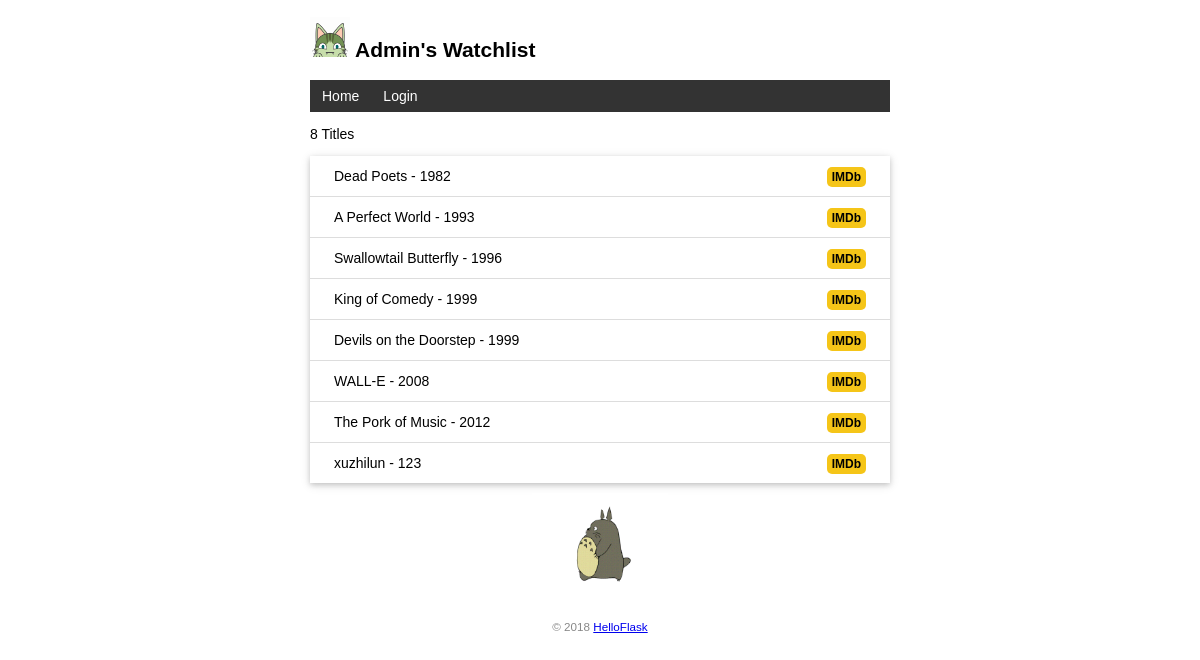
The page / on the database its author committed.
### app.py (models this page shows, shortened)
class User(db.Model, UserMixin):
    id = db.Column(db.Integer, primary_key=True)
    name = db.Column(db.String(20))
    username = db.Column(db.String(20))  # 用户名
    password_hash = db.Column(db.String(128))  # 密码散列值

class Movie(db.Model):  # 表名将会是 movie
    id = db.Column(db.Integer, primary_key=True)  # 主键
    title = db.Column(db.String(60))  # 电影标题
    year = db.Column(db.String(4))  # 电影年份

### app.py (the view, shortened to what this page needs)
@app.route('/', methods=['GET', 'POST'])
def index():
    movies = Movie.query.all()
    return render_template('index.html', movies=movies)

### app.py (called while the page is built)
@app.context_processor
def inject_user():
    user = User.query.first()
    return dict(user=user)

### templates/index.html (shortened to what this page needs)
{% extends 'base.html' %}
{% block content %}
<p>{{ movies|length }} Titles</p>
<ul class="movie-list">
    {% for movie in movies %}
    <li>{{ movie.title }} - {{ movie.year }}
        <span class="float-right">
            <a class="imdb" href="https://www.imdb.com/find?q={{ movie.title }}" target="_blank" title="Find this movie on IMDb">IMDb</a>
        </span>
    </li>
    {% endfor %}
</ul>
<img alt="Walking Totoro" class="totoro" src="{{ url_for('static', filename='images/totoro.gif') }}" title="to~to~ro~">
{% endblock %}

### templates/base.html (shortened to what this page needs)
<!DOCTYPE html>
<html lang="en">
<head>
    {% block head %}
    <link rel="stylesheet" href="{{ url_for('static', filename='style.css') }}" type="text/css">
    {% endblock %}
</head>
<body>
    <h2>
        <img alt="Avatar" class="avatar" src="{{ url_for('static', filename='images/avatar.png') }}">
        {{ user.name }}'s Watchlist
    </h2>
    <nav>
        <ul>
            <li><a href="{{ url_for('index') }}">Home</a></li>
        {% if current_user.is_authenticated %}
            <li><a href="{{ url_for('settings') }}">Settings</a></li>
            <li><a href="{{ url_for('logout') }}">Logout</a></li>
        {% else %}
            <li><a href="{{ url_for('login') }}">Login</a></li>
        {% endif %}
        </ul>
    </nav>
    {% block content %}{% endblock %}
    <footer>
        <small>&copy; 2018 <a href="http://helloflask.com/book/3">HelloFlask</a></small>
    </footer>
</body>
</html>

### static/style.css (style rules this page uses)
body { margin: auto; max-width: 580px; font-size: 14px; font-family: Helvetica, Arial, sans-serif; }
footer { color: #888; margin-top: 15px; text-align: center; padding: 10px; }
.avatar { width: 40px; }
.movie-list { list-style-type: none; padding: 0; margin-bottom: 10px; box-shadow: 0 2px 5px 0 rgba(0, 0, 0, 0.16), 0 2px 10px 0 rgba(0, 0, 0, 0.12); }
.movie-list li { padding: 12px 24px; border-bottom: 1px solid #ddd; }
.movie-list li:last-child { border-bottom:none; }
.totoro { display: block; margin: 0 auto; height: 100px; }
nav ul { list-style-type: none; margin: 0; padding: 0; overflow: hidden; background-color: #333; }
nav li { float: left; }
nav li a { display: block; color: white; text-align: center; padding: 8px 12px; text-decoration: none; }
.float-right { float: right; }
.imdb { font-size: 12px; font-weight: bold; color: black; text-decoration: none; background: #F5C518; border-radius: 5px; padding: 3px 5px; }

### rows shown on the page
User: name "Admin"
Movie: title "Dead Poets", year "1982"
Movie: title "A Perfect World", year "1993"
Movie: title "Swallowtail Butterfly", year "1996"
Movie: title "King of Comedy", year "1999"
Movie: title "Devils on the Doorstep", year "1999"
Movie: title "WALL-E", year "2008"
Movie: title "The Pork of Music", year "2012"
Movie: title "xuzhilun", year "123"

### other values the page prints
{{ movies|length }} "8"
